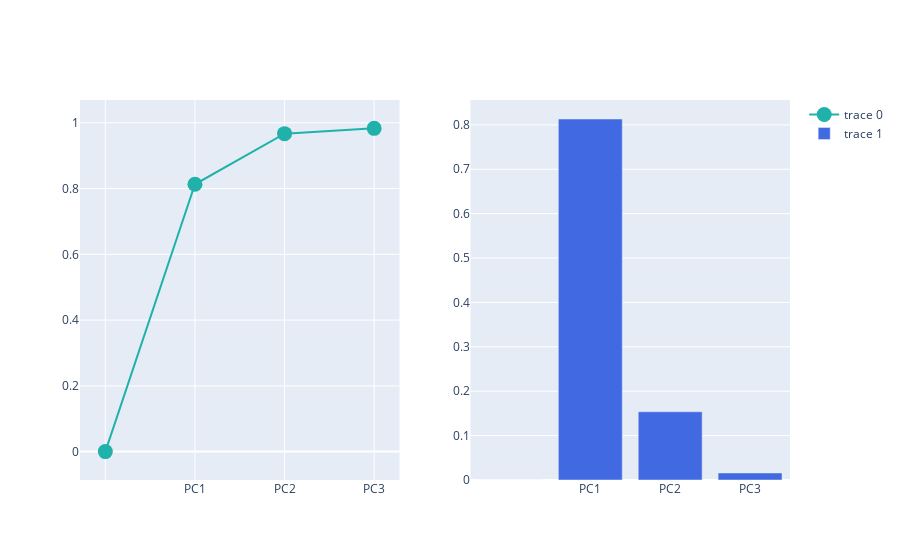

Notebook code cell kept with this figure:
### Code cell
# Explained variance + cumulative variance (Separate Plot)

from plotly.subplots import make_subplots
import plotly.graph_objects as go

fig = make_subplots(rows=1, cols=2)

fig.add_trace(
    go.Scatter(
        x=df_explained_variance['PC'],
        y=df_explained_variance['Cumulative Variance'],
        marker=dict(size=15, color='LightSeaGreen')
    ), row=1, col=1
)

fig.add_trace(
    go.Bar(
        x=df_explained_variance['PC'],
        y=df_explained_variance['Explained Variance'],
        marker=dict(color='RoyalBlue')
    ), row=1, col=2
)

fig.show()

### Figure 1 — Plotly figure (JSON) as saved in the notebook; plotly's stock layout.template omitted (floating-point values rounded to 4 significant figures)
{"data": [{"marker": {"color": "LightSeaGreen", "size": 15}, "type": "scatter", "x": ["", "PC1", "PC2", "PC3"], "xaxis": "x", "y": [0, 0.813, 0.967, 0.983], "yaxis": "y"}, {"marker": {"color": "RoyalBlue"}, "type": "bar", "x": ["", "PC1", "PC2", "PC3"], "xaxis": "x2", "y": [0, 0.8132, 0.1537, 0.01591], "yaxis": "y2"}], "layout": {"xaxis": {"anchor": "y", "domain": [0, 0.45]}, "xaxis2": {"anchor": "y2", "domain": [0.55, 1]}, "yaxis": {"anchor": "x", "domain": [0, 1]}, "yaxis2": {"anchor": "x2", "domain": [0, 1]}}}
